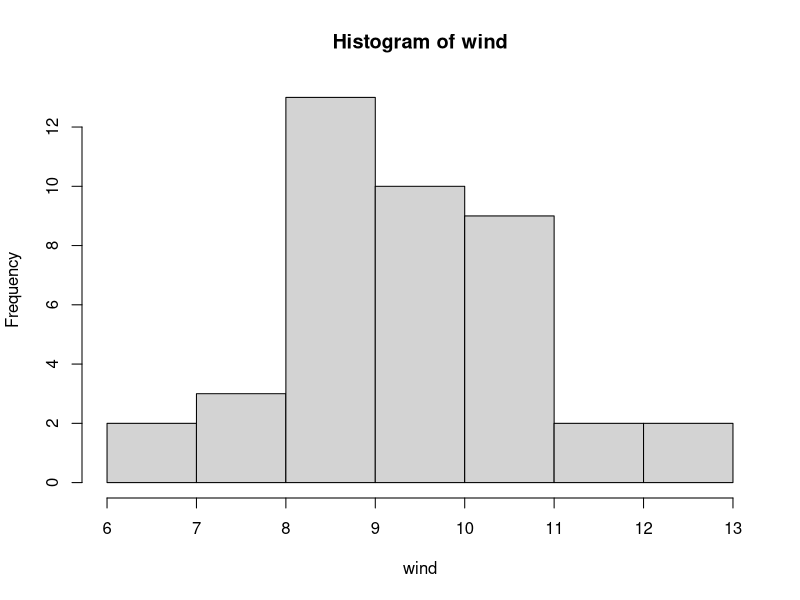

This chart was generated by the following R code:
# imports dataset
Pollution <- read.csv("Pollution.csv")

# grabs the TEMP column and stores in a variable
temp <- Pollution$TEMP

# answer was 55.76341
mean(temp)

# answer was 52.23988
var(temp)

# grabs the WIND column and stores in a variable
wind <- Pollution$WIND

# applies the histogram function
hist(wind)
